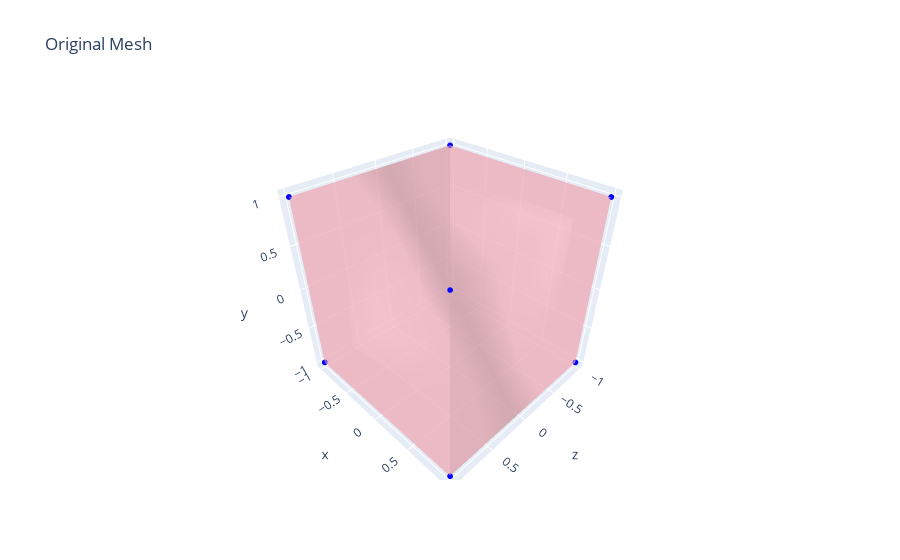

The notebook cell saved with this chart:
### Code cell
vertices, faces = parse_obj_file(MESH_FNAME)
mesh = ModMesh(vertices, faces)
vertices, faces = mesh.get_vertices_and_faces()
visualize_mesh(vertices, faces, "Original Mesh")

### Figure 1 — Plotly figure (JSON) as saved in the notebook; plotly's stock layout.template omitted (floating-point values rounded to 4 significant figures)
{"data": [{"color": "lightpink", "i": [0, 0, 4, 4, 0, 0, 2, 2, 0, 0, 1, 1], "j": [2, 3, 5, 7, 1, 5, 6, 7, 4, 6, 3, 7], "k": [3, 1, 7, 6, 5, 4, 7, 3, 6, 2, 7, 5], "opacity": 0.5, "type": "mesh3d", "x": [-1, 1, -1, 1, -1, 1, -1, 1], "y": [-1, -1, 1, 1, -1, -1, 1, 1], "z": [-1, -1, -1, -1, 1, 1, 1, 1]}, {"marker": {"color": "blue", "size": 2}, "mode": "markers", "type": "scatter3d", "x": [-1, 1, -1, 1, -1, 1, -1, 1], "y": [-1, -1, 1, 1, -1, -1, 1, 1], "z": [-1, -1, -1, -1, 1, 1, 1, 1]}], "layout": {"scene": {"camera": {"center": {"x": 0, "y": 0, "z": 0}, "up": {"x": 0, "y": 1, "z": 0}}}, "title": {"text": "Original Mesh"}}}
